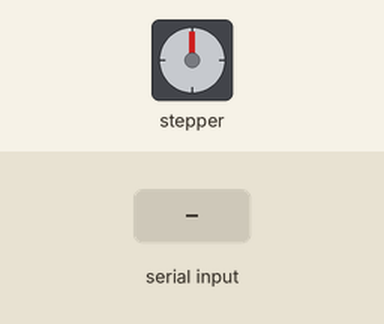
This sketch was run on a simulated Arduino Uno, built with avr-gcc and run on an emulated ATmega328P. On the bench: stepper motor. Wiring (inferred from the names in the program): stepper motor driver (200 steps per turn assumed): step pin 8; direction pin 9. The inputs (shaded band) are chosen by the test bench.

Above: at 1.2 s.
1.3 s: byte 30 received over Serial
At 2.7 s:
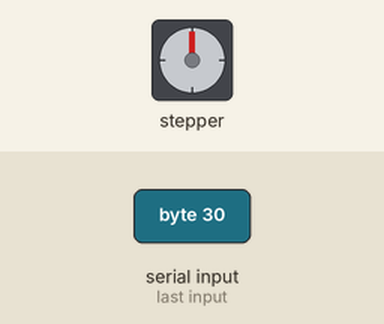
3.6 s: byte 90 received over Serial
At 5.7 s:
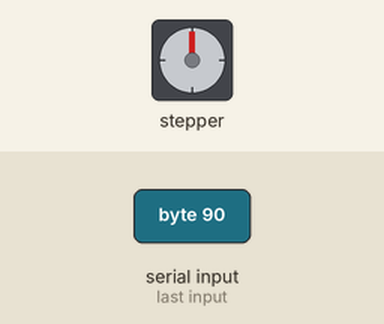
Timing chart, 0 to 7.2 s (numbered marks = the images above; inputs shaded):
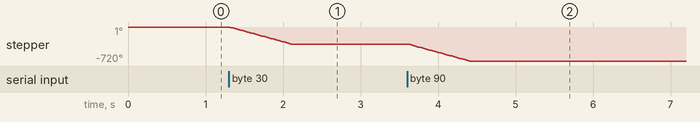

Measured:
- after the input at 1.3 s, stepper: turns 360° counter-clockwise in 0.80 s, starting at once
- after the input at 3.6 s, stepper: turns 360° counter-clockwise in 0.80 s, starting at once

The sketch:

sketch_nov17a.ino
```cpp
const int stepPin = 8;
const int directionPin = 9;
int motorSpeed;

void setup() {
  // put your setup code here, to run once:
  Serial.begin(9600);
  pinMode(stepPin, OUTPUT);
  pinMode(directionPin, OUTPUT);
  motorSpeed = 2000;
}

void loop() {
  // put your main code here, to run repeatedly:
  if(Serial.available()>0){
    drive();
    char t = Serial.read();
    delay(100);
    }
}

void drive(){
  int i = 0;
  while(i < 200){
    digitalWrite(stepPin,HIGH);
    delayMicroseconds(motorSpeed);
    digitalWrite(stepPin,LOW);
    delayMicroseconds(motorSpeed);
    i++;
  }
}
```
